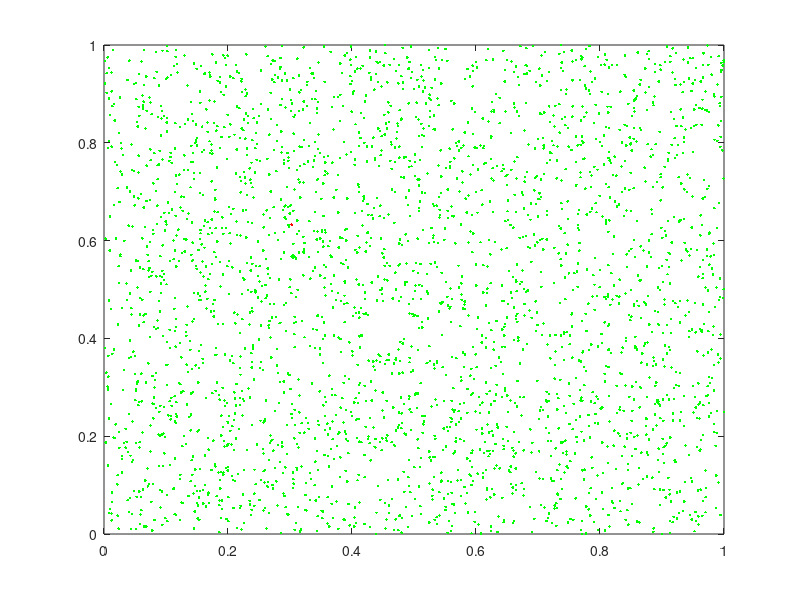

Source code (MATLAB): (Note: this script raises an error after producing the figure.)
clear all; 
lambda=3000;
figure
npoints = poissrnd(lambda);
pproc = rand(npoints, 2);
p1 = rand;
p2 = rand;
receiver = [p1 p2];
plot(pproc(:,1)',pproc(:,2),'.g',p1,p2,'.r')
hold on
r = 0.1;
circle(p1,p2,r);

e_d = pproc-repmat(receiver,npoints,1);

e = e_d.*e_d;
d = sqrt(sum(e,2));

b = d(d<0.05);
pi = randi([1,length(b)]);
where = d == b(pi,1);
id = find(where);
emitter = [pproc(id,1) pproc(id,2)];
plot(pproc(id,1),pproc(id,2),'.b');

dist_e_r = sqrt(sum((emitter-receiver).^2));
beta = 10^-30;
P_e = exp(-npoints*(4/(2*sqrt(2)))*10*(dist_e_r^3)*beta);







 